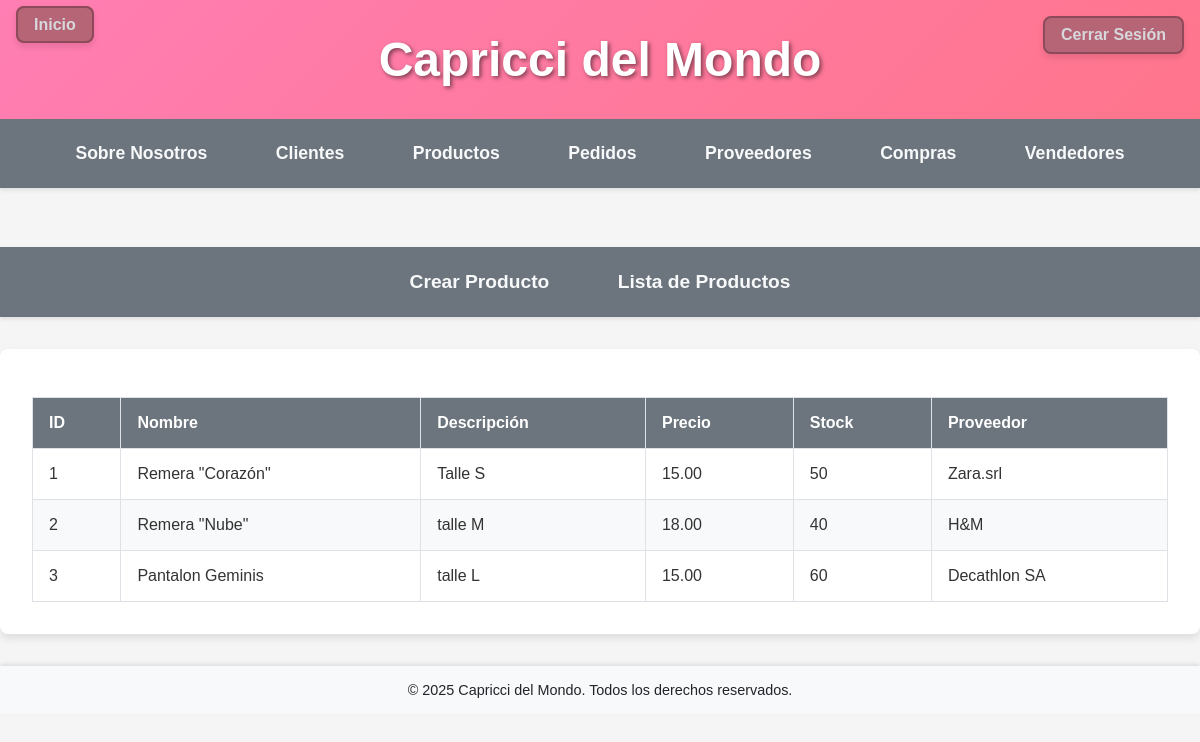
The page /interno/productos/ (signed in) on the database its author committed.
### interno/models.py (models this page shows, shortened)
class Producto(models.Model):
    nombre = models.CharField(max_length=100)
    descripcion = models.TextField()
    precio = models.DecimalField(max_digits=10, decimal_places=2)
    stock = models.IntegerField()
    proveedor = models.ForeignKey('Proveedor', on_delete=models.CASCADE, null=True, blank=True)

class Proveedor(models.Model):
    nombre = models.CharField(max_length=100)
    contacto = models.CharField(max_length=100)
    telefono = models.CharField(max_length=15)
    email = models.EmailField()
    code = models.CharField(max_length=32, default=generate_code, editable=False, unique=True, db_index=True)
    def __str__(self):
        return self.nombre

### interno/views.py (the view)
# urls.py: path("productos/", productos, name="productos"),
def productos(request):
    productos = Producto.objects.all()
    context = {"productos": productos}
    return render(request, "interno/productos.html", context)

### interno/templates/interno/productos.html
{% extends 'interno/base.html' %}
{% block contenido %}
<div class="container">
    <table>
        <thead>
            <tr>
                <th>ID</th>
                <th>Nombre</th>
                <th>Descripción</th>
                <th>Precio</th>
                <th>Stock</th>
                <th>Proveedor</th>
            </tr>
        </thead>
        <tbody>
            {% for producto in productos %}
            <tr>
                <td>{{ producto.id }}</td>
                <td>{{ producto.nombre }}</td>
                <td>{{ producto.descripcion }}</td>
                <td>{{ producto.precio }}</td>
                <td>{{ producto.stock }}</td>
                <td>{{ producto.proveedor }}</td>
            </tr>
            {% endfor %}
        </tbody>
    </table>
</div>
{% endblock %}

### interno/templates/interno/base.html (style rules this page uses)
body { font-family: 'Poppins', sans-serif; background-color: #f5f5f5; color: #333; margin: 0; padding: 0; }
.container { max-width: 1200px; margin: 2rem auto; padding: 2rem; background-color: #fff; border-radius: 8px; box-shadow: 0 4px 8px rgba(0, 0, 0, 0.1); }
table { width: 100%; border-collapse: collapse; margin-top: 1rem; }
th, td { padding: 1rem; text-align: left; border: 1px solid #dee2e6; }
th { background-color: #6c757d; color: #fff; font-weight: bold; }
tr:nth-child(even) { background-color: #f8f9fa; }

### rows shown on the page
Producto: id "1", nombre "Remera \"Corazón\"", descripcion "Talle S", precio "15.00", stock "50", proveedor "Zara.srl"
Producto: id "2", nombre "Remera \"Nube\"", descripcion "talle M", precio "18.00", stock "40", proveedor "H&M"
Producto: id "3", nombre "Pantalon Geminis", descripcion "talle L", precio "15.00", stock "60", proveedor "Decathlon SA"
